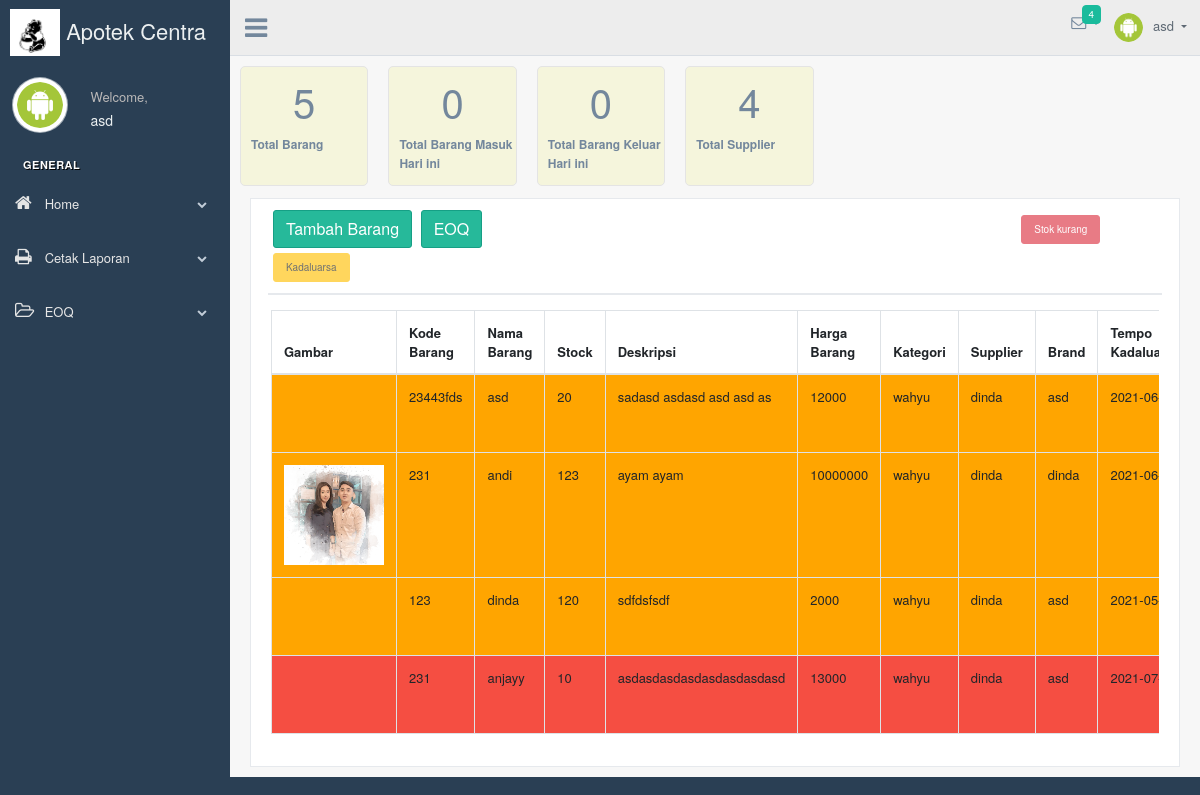
Before: /admin/ (signed in) with the older database file.
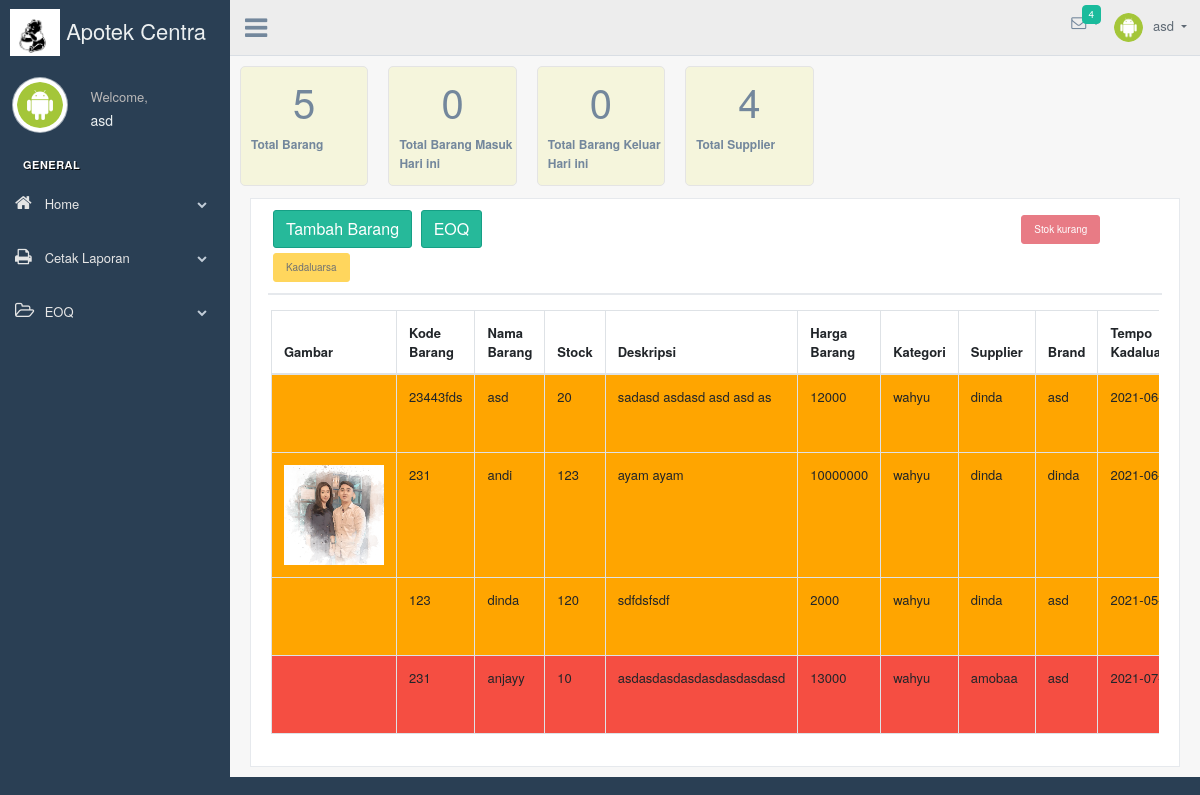
After: the same page with the newer database file.
### tables this page shows
CREATE TABLE `tbl_logo` (
  `id_logo` int(20) NOT NULL,
  `nama_logo` varchar(255) NOT NULL,
  `create_date` date NOT NULL
);

CREATE TABLE `tbl_petugas` (
  `id_petugas` int(20) NOT NULL,
  `nama_petugas` varchar(255) NOT NULL,
  `img` varchar(255) NOT NULL,
  `email` varchar(255) NOT NULL,
  `alamat_petugas` text NOT NULL,
  `password` varchar(255) NOT NULL
);

CREATE TABLE `tbl_barang` (
  `id_barang` int(20) NOT NULL,
  `id_item` varchar(255) NOT NULL,
  `id_kategori` int(20) NOT NULL,
  `id_supplier` int(20) NOT NULL,
  `id_brand` int(20) NOT NULL,
  `kode_barang` varchar(10) NOT NULL,
  `nama_barang` varchar(255) NOT NULL,
  `stock_barang` int(11) NOT NULL,
  `gambar_barang` varchar(255) NOT NULL,
  `qr_code` varchar(255) NOT NULL,
  `deskripsi` text NOT NULL,
  `harga_barang` int(11) NOT NULL,
  `tempo_barang` date NOT NULL,
  `create_date` date NOT NULL,
  `status` varchar(255) NOT NULL
);

CREATE TABLE `tbl_kategori` (
  `id_kategori` int(20) NOT NULL,
  `nama_kategori` varchar(255) NOT NULL,
  `kode_rak` varchar(255) NOT NULL,
  `create_date` date NOT NULL,
  `status` varchar(255) NOT NULL
);

CREATE TABLE `tbl_supplier` (
  `id_supplier` int(20) NOT NULL,
  `nama_supplier` varchar(255) NOT NULL,
  `alamat_supplier` text NOT NULL,
  `kontak_supplier` varchar(255) NOT NULL,
  `lead_time` int(11) NOT NULL,
  `create_date` date NOT NULL,
  `status` varchar(255) NOT NULL
);

CREATE TABLE `tbl_brand` (
  `id_brand` int(20) NOT NULL,
  `nama_brand` varchar(255) NOT NULL,
  `create_date` date NOT NULL,
  `status` varchar(255) NOT NULL
);

### model/User.php (called while the page is built, shortened)
<?php
function GetKategoriDetiail($id, $conn)
{
   $sql = "SELECT * FROM tbl_kategori where id_kategori = '" . $id . "'";
   $item = mysqli_query($conn, $sql);
   $data = mysqli_fetch_assoc($item);
   return $data;
}
function GetBrandDetiail($id, $conn)
{
   $sql = "SELECT * FROM tbl_brand where id_brand = '" . $id . "' ";
   $item = mysqli_query($conn, $sql);
   $data = mysqli_fetch_assoc($item);
   return $data;
}
function GetDataPetugas($id, $conn)
{
   $sql = "SELECT * FROM tbl_petugas where id_petugas = '" . $id . "' ";
   $item = mysqli_query($conn, $sql);
   $data = mysqli_fetch_assoc($item);
   return $data;
}
function GetSupplierDetiail($id, $conn)
{
   $sql = "SELECT * FROM tbl_supplier where id_supplier = '" . $id . "' ";
   $item = mysqli_query($conn, $sql);
   $data = mysqli_fetch_assoc($item);
   return $data;
}
function GetDataBarang($conn)
{
   $sql = "SELECT * FROM tbl_barang where status = 'ACTIVE'";
   $item = mysqli_query($conn, $sql);
   return $item;
}
function GetCountPesan($conn)
{
   $sql = "SELECT count(id_pesan) as total FROM tbl_pesan";
   $item = mysqli_query($conn, $sql);
   $data = mysqli_fetch_assoc($item);
   return $data;
}
function GetDataLogo($conn)
{
   $sql = "SELECT * FROM tbl_logo ORDER by create_date DESC LIMIT 1";
   $item = mysqli_query($conn, $sql);
   $data = mysqli_fetch_assoc($item);
   return $data;
}
function Getcount($conn)
{
   $arr = [];
   $sql = "SELECT count(id_barang) as total FROM tbl_barang ";
   $item = mysqli_query($conn, $sql);
   $data = mysqli_fetch_assoc($item);
   $arr[0] = $data['total'];
   $sql = "SELECT count(id_masuk) as total FROM tbl_barang_masuk where create_date = CURDATE()";
   $item = mysqli_query($conn, $sql);
   $data = mysqli_fetch_assoc($item);
   $arr[1] = $data['total'];
   $sql = "SELECT count(id_keluar) as total FROM tbl_barang_keluar where create_date = CURDATE()";
   $item = mysqli_query($conn, $sql);
   $data = mysqli_fetch_assoc($item);
   $arr[2] = $data['total'];
   $sql = "SELECT count(id_supplier) as total FROM tbl_supplier WHERE status = 'ACTIVE' ";
   $item = mysqli_query($conn, $sql);
   $data = mysqli_fetch_assoc($item);
   $arr[3] = $data['total'];
   return $arr;
}
function GetDetailPesan($id, $conn)
{
   $sql = "SELECT * FROM tbl_pesan where id_barang = '" . $id . "' HAVING COUNT(id_barang) > 0";
   $item = mysqli_query($conn, $sql);
   $data = mysqli_fetch_assoc($item);
   $text = 0;
   if (isset($data['desc'])) {
      if ($data['desc'] == 'Stock barang hampir habis') {
         $text = 'background-color:#f54e42;';
      } else {
         $text = 'background-color:#ffa500;';
      }
   }
   return $text;
}
?>

### admin/index.php (the view, shortened to what this page needs)
<?php
require('../model/User.php');
$logo = GetDataLogo($conn);
$count = Getcount($conn);
$data_barang = GetDataBarang($conn);
$totalpesan = GetCountPesan($conn);
$now = GetDataPetugas($_SESSION['id_petugas'], $conn);
?>
<!DOCTYPE html>
<html lang="en">
<head>
  <link href="../vendors/bootstrap/dist/css/bootstrap.min.css" rel="stylesheet">
  <link href="../vendors/font-awesome/css/font-awesome.min.css" rel="stylesheet">
  <link href="../vendors/nprogress/nprogress.css" rel="stylesheet">
  <link href="../vendors/iCheck/skins/flat/green.css" rel="stylesheet">
  <link href="../vendors/bootstrap-progressbar/css/bootstrap-progressbar-3.3.4.min.css" rel="stylesheet">
  <link href="../vendors/jqvmap/dist/jqvmap.min.css" rel="stylesheet" />
  <link href="../vendors/bootstrap-daterangepicker/daterangepicker.css" rel="stylesheet">
  <link href="../vendors/datatables.net-bs/css/dataTables.bootstrap.min.css" rel="stylesheet">
  <link href="../vendors/datatables.net-buttons-bs/css/buttons.bootstrap.min.css" rel="stylesheet">
  <link href="../vendors/datatables.net-fixedheader-bs/css/fixedHeader.bootstrap.min.css" rel="stylesheet">
  <link href="../vendors/datatables.net-responsive-bs/css/responsive.bootstrap.min.css" rel="stylesheet">
  <link href="../vendors/datatables.net-scroller-bs/css/scroller.bootstrap.min.css" rel="stylesheet">
  <link href="../build/css/custom.min.css" rel="stylesheet">
</head>
<body class="nav-md">
  <div class="container body">
    <div class="main_container">
      <div class="col-md-3 left_col">
        <div class="left_col scroll-view">
          <div class="navbar nav_title" style="border: 0;">
            <a href="index.php" class="site_title"><img width="50px" src="../admin/images/logo/<?php echo $logo['nama_logo'] ?>" /> <span>Apotek Centra Medika</span></a>
          </div>
          <div class="profile clearfix">
            <div class="profile_pic">
              <img src="../admin/images/profile/<?php echo $now['img'] ?>" alt="..." class="img-circle profile_img">
            </div>
            <div class="profile_info">
              <span>Welcome,</span>
              <h2><?php echo $now['nama_petugas'] ?></h2>
            </div>
          </div>
          <br />
          <div id="sidebar-menu" class="main_menu_side hidden-print main_menu">
            <div class="menu_section">
              <h3>General</h3>
              <ul class="nav side-menu">
                <li><a><i class="fa fa-home"></i> Home <span class="fa fa-chevron-down"></span></a>
                </li>
              </ul>
              <ul class="nav side-menu">
                <li><a><i class="fa fa-print"></i> Cetak Laporan <span class="fa fa-chevron-down"></span></a>
                </li>
              </ul>
              <ul class="nav side-menu">
                <li><a><i class="fa fa-folder-open-o"></i> EOQ <span class="fa fa-chevron-down"></span></a>
                </li>
              </ul>
            </div>
          </div>
        </div>
      </div>
      <div class="top_nav">
        <div class="nav_menu">
          <div class="nav toggle">
            <a id="menu_toggle"><i class="fa fa-bars"></i></a>
          </div>
          <nav class="nav navbar-nav">
            <ul class=" navbar-right">
              <li class="nav-item dropdown open" style="padding-left: 15px;">
                <a class="user-profile dropdown-toggle" aria-haspopup="true" id="navbarDropdown" data-toggle="dropdown" aria-expanded="false">
                  <img src="../admin/images/profile/<?php echo $now['img'] ?>" alt=""><?php echo $now['nama_petugas'] ?>
              </li>
              <li role="presentation" class="nav-item dropdown open">
                <a class="dropdown-toggle info-number" id="navbarDropdown1" data-toggle="dropdown" aria-expanded="false">
                  <i class="fa fa-envelope-o"></i>
                  <?php if ($totalpesan['total'] != 0) { ?>
                    <span class="badge bg-green"><?php echo $totalpesan['total'] ?></span>
                  <?php } ?>
                </a>
              </li>
            </ul>
          </nav>
        </div>
      </div>
      <div class="right_col" role="main">
        <div class="row" style="display: inline-block;">
          <div class="row">
            <div class="animated flipInY col-lg-3 col-md-3 col-sm-6 ">
              <div class="tile-stats">
                <h1><?php echo $count[0] ?></h1>
                <p><b>Total Barang</b></p>
              </div>
            </div>
            <div class="animated flipInY col-lg-3 col-md-3 col-sm-6 ">
              <div class="tile-stats">
                <h1><?php echo $count[1] ?></h1>
                <p><b> Total Barang Masuk Hari ini</b></p>
              </div>
            </div>
            <div class="animated flipInY col-lg-3 col-md-3 col-sm-6 ">
              <div class="tile-stats">
                <h1><?php echo $count[2] ?></h1>
                <p><b> Total Barang Keluar Hari ini</b></p>
              </div>
            </div>
            <div class="animated flipInY col-lg-3 col-md-3 col-sm-6 ">
              <div class="tile-stats">
                <h1><?php echo $count[3] ?></h1>
                <p><b> Total Supplier</b></p>
              </div>
            </div>
          </div>
        </div>
        <div class="row">
          <div class="col-md-12 col-sm-12 ">
            <div class="x_panel">
              <div class="x_title">
                <button type="button" class="btn btn-success" data-toggle="modal" data-target="#myModal">Tambah Barang</button>
                <button type="button" class="btn btn-success" data-toggle="modal" data-target="#eoqmodal">EOQ</button>
                <button type="button" style="font-size: 10px" class="btn btn-danger kanan" disabled>Stok kurang</button>
                <button type="button" style="font-size: 10px" class="btn btn-warning" disabled>Kadaluarsa</button>
              </div>
              <div class="x_content">
                <div class="row">
                  <div class="col-sm-12">
                    <div class="card-box table-responsive">
                      <table id="datatable" class="table table-striped table-bordered" style="width:100%">
                        <thead>
                          <tr>
                            <th>Gambar</th>
                            <th>Kode Barang</th>
                            <th>Nama Barang</th>
                            <th>Stock</th>
                            <th>Deskripsi</th>
                            <th>Harga Barang</th>
                            <th>Kategori</th>
                            <th>Supplier</th>
                            <th>Brand</th>
                            <th>Tempo Kadaluarsa</th>
                          </tr>
                        </thead>
                        <tbody>
                          <?php $i = 0;
                          while ($data = mysqli_fetch_assoc($data_barang)) {
                            $kategori = GetKategoriDetiail($data['id_kategori'], $conn);
                            $brand = GetBrandDetiail($data['id_brand'], $conn);
                            $supplier = GetSupplierDetiail($data['id_supplier'], $conn);
                            $pesan = GetDetailPesan($data['id_barang'], $conn);
                          ?>
                            <tr style="<?php echo $pesan ?>">
                              <td><img width="100px" class="responsive" src="../admin/images/barang/<?php echo $data['gambar_barang'] ?>" alt=""></td>
                              <td><?php echo $data['kode_barang'] ?></td>
                              <td><?php echo $data['nama_barang'] ?></td>
                              <td><?php echo $data['stock_barang'] ?></td>
                              <td><?php echo $data['deskripsi'] ?></td>
                              <td><?php echo $data['harga_barang'] ?></td>
                              <td><?php echo $kategori['nama_kategori'] ?></td>
                              <td><?php echo $supplier['nama_supplier'] ?></td>
                              <td><?php echo $brand['nama_brand'] ?></td>
                              <td><?php echo $data['tempo_barang'] ?></td>
                            </tr>
                          <?php $i += 1;
                          }  ?>
                        </tbody>
                      </table>
                    </div>
                  </div>
                </div>
              </div>
            </div>
          </div>
        </div>
      </div>
    </div>
  </div>
</body>
</html>

### admin/index.php (style rules this page uses)
.tile-stats { background-color: beige; height: 120px; }
h1 { text-align: center; }
.kanan { margin-left: 60%; }

Changed rows visible on the page:
changed tbl_barang "anjayy": id_supplier.nama_supplier "dinda" → "amobaa"
